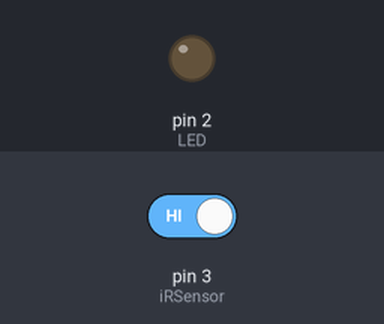
The sketch below on a simulated Arduino Uno, built with avr-gcc and run on an emulated ATmega328P. Shown: output pins drawn as LEDs (lit = HIGH). The inputs (shaded band) are chosen by the test bench; at power-on: pin 3 (iRSensor) HIGH. What the sketch prints to the serial monitor is not drawn.

Above: at 1.2 s.
1.3 s: pin 3 (iRSensor) driven LOW
At 2.5 s:
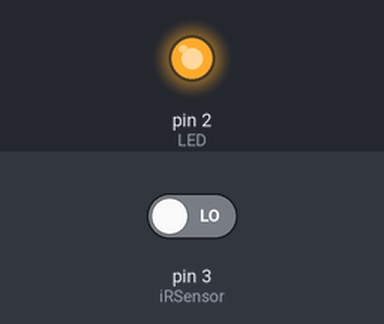
2.8 s: pin 3 (iRSensor) driven HIGH
At 3.9 s:
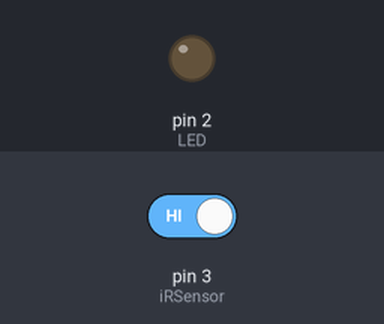
Timing chart, 0 to 5.8 s (numbered marks = the images above; inputs shaded):
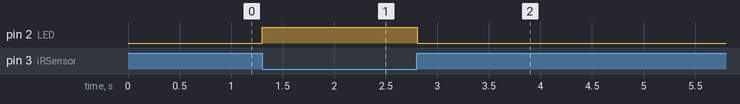

Measured:
- after the input at 1.3 s, pin 2 (LED): LOW → HIGH at once
- after the input at 2.8 s, pin 2 (LED): HIGH → LOW at once

The sketch:

IRObjectSensor_LED.ino
```cpp
int iRSensor = 3;
int LED = 2;
void setup()
{
  Serial.begin(9600);
  pinMode(iRSensor, INPUT);
  pinMode(LED, OUTPUT);
}

void loop()
{
  int buttonState = digitalRead(iRSensor);
  boolean objectDetected = (buttonState == 0);
  Serial.println(objectDetected);
  if(objectDetected) digitalWrite(LED, HIGH);
  if(!objectDetected) digitalWrite(LED,LOW);
  delay(1);
}
```
